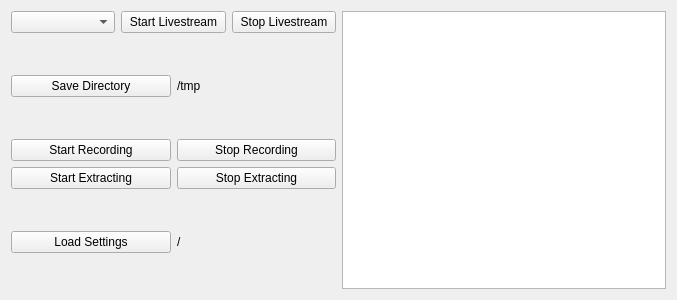
<?xml version="1.0" encoding="UTF-8"?>
<ui version="4.0">
 <class>LiveCaptureWidget</class>
 <widget class="QWidget" name="LiveCaptureWidget">
  <property name="geometry">
   <rect>
    <x>0</x>
    <y>0</y>
    <width>677</width>
    <height>300</height>
   </rect>
  </property>
  <property name="windowTitle">
   <string>Form</string>
  </property>
  <layout class="QHBoxLayout" name="horizontalLayout_5">
   <item>
    <layout class="QVBoxLayout" name="verticalLayout_2">
     <item>
      <layout class="QHBoxLayout" name="horizontalLayout">
       <item>
        <widget class="QComboBox" name="cbCameras"/>
       </item>
       <item>
        <widget class="QPushButton" name="btnStartLive">
         <property name="text">
          <string>Start Livestream</string>
         </property>
        </widget>
       </item>
       <item>
        <widget class="QPushButton" name="btnStopLive">
         <property name="text">
          <string>Stop Livestream</string>
         </property>
        </widget>
       </item>
      </layout>
     </item>
     <item>
      <layout class="QHBoxLayout" name="horizontalLayout_3">
       <item>
        <widget class="QPushButton" name="btnSaveDir">
         <property name="text">
          <string>Save Directory</string>
         </property>
        </widget>
       </item>
       <item>
        <widget class="QLabel" name="lblSaveDir">
         <property name="text">
          <string>/tmp</string>
         </property>
        </widget>
       </item>
      </layout>
     </item>
     <item>
      <layout class="QHBoxLayout" name="horizontalLayout_4">
       <item>
        <widget class="QPushButton" name="btnStartRec">
         <property name="text">
          <string>Start Recording</string>
         </property>
        </widget>
       </item>
       <item>
        <widget class="QPushButton" name="btnStopRec">
         <property name="text">
          <string>Stop Recording</string>
         </property>
        </widget>
       </item>
      </layout>
     </item>
     <item>
      <layout class="QHBoxLayout" name="horizontalLayout_6">
       <item>
        <widget class="QPushButton" name="btnStartExtr">
         <property name="text">
          <string>Start Extracting</string>
         </property>
        </widget>
       </item>
       <item>
        <widget class="QPushButton" name="btnStopExtr">
         <property name="text">
          <string>Stop Extracting</string>
         </property>
        </widget>
       </item>
      </layout>
     </item>
     <item>
      <layout class="QHBoxLayout" name="horizontalLayout_2">
       <item>
        <widget class="QPushButton" name="btnLoadAreas">
         <property name="text">
          <string>Load Settings</string>
         </property>
        </widget>
       </item>
       <item>
        <widget class="QLabel" name="lblLoadAreas">
         <property name="text">
          <string>/</string>
         </property>
        </widget>
       </item>
      </layout>
     </item>
    </layout>
   </item>
   <item>
    <widget class="QPlainTextEdit" name="infoText">
     <property name="enabled">
      <bool>true</bool>
     </property>
     <property name="sizePolicy">
      <sizepolicy hsizetype="Preferred" vsizetype="Preferred">
       <horstretch>0</horstretch>
       <verstretch>0</verstretch>
      </sizepolicy>
     </property>
     <property name="readOnly">
      <bool>true</bool>
     </property>
    </widget>
   </item>
  </layout>
 </widget>
 <resources/>
 <connections/>
</ui>
